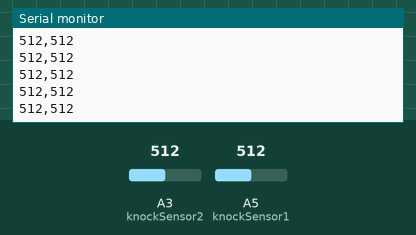
This sketch was run on a simulated Arduino Uno, built with avr-gcc and run on an emulated ATmega328P. Parts: the last lines printed to the serial monitor. The inputs (shaded band) are chosen by the test bench; at power-on: A3 (knockSensor2) = 512, A5 (knockSensor1) = 512.

Above: at 1.2 s.
1.3 s: A3 (knockSensor2) set to 984
At 1.9 s:
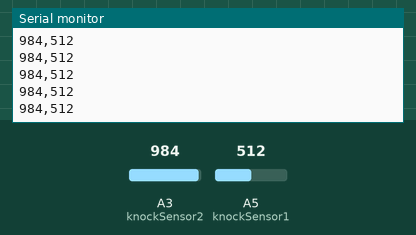
2.8 s: A3 (knockSensor2) set to 1017
At 3.4 s:
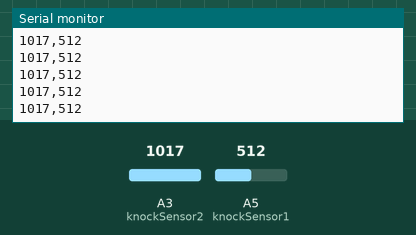
Timing chart, 0 to 5.8 s (numbered marks = the images above; inputs shaded):
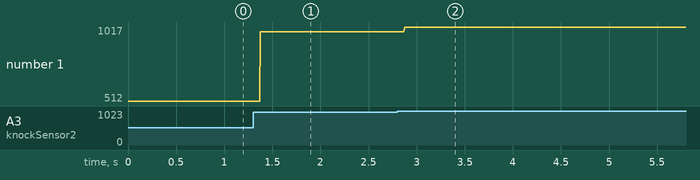

The sketch:

knock-piezo.ino
```cpp
const int knockSensor1 = A5; // the piezo is connected to analog pin 0
const int knockSensor2 = A3;
const int threshold = 1;  // threshold value to decide when the detected sound is a knock or not

int sensorReading1 = 0;      // variable to store the value read from the sensor pin
int sensorReading2 = 0;

void setup() {
  Serial.begin(9600);       // use the serial port
}

void loop() {
  sensorReading1 = analogRead(knockSensor1);
  sensorReading2 = analogRead(knockSensor2);

  Serial.print(sensorReading2);
  Serial.print(",");
  Serial.println(sensorReading1);
}
```

Measured:
- after the input at 1.3 s, the serial monitor: prints a new line after 0.08 s (image 1)
- after the input at 2.8 s, the serial monitor: prints a new line after 0.07 s (image 2)
- plotted number 1: 512 → 984 after the input at 1.3 s, 984 → 1017 after the input at 2.8 s
